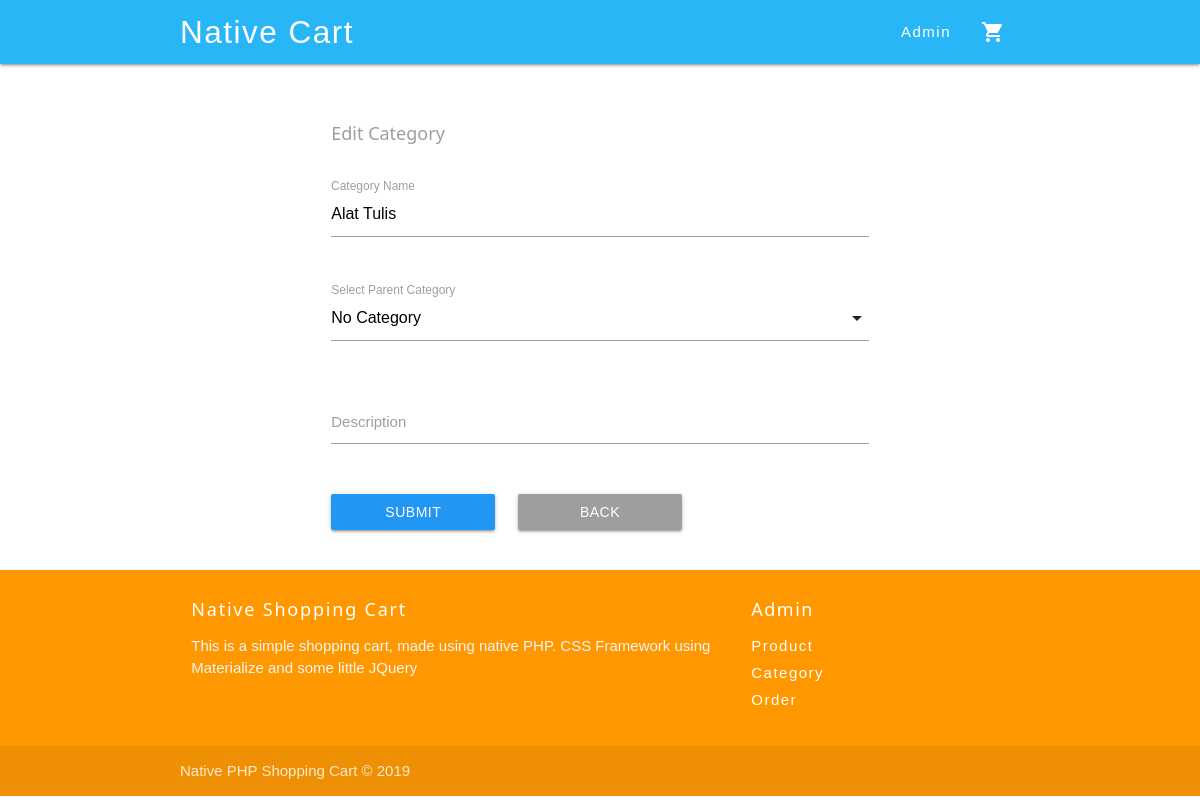
The app's page /admin/category-edit/1, older data.
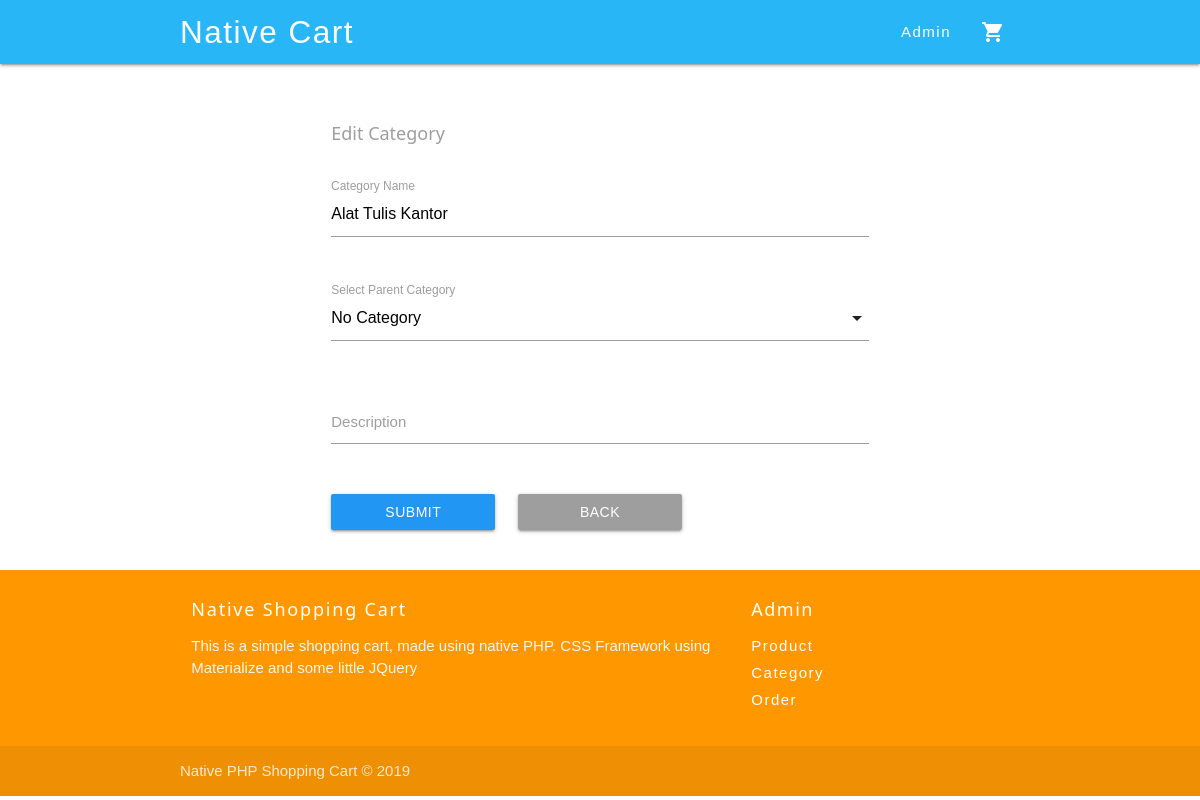
The same page, newer data.
### tables this page shows
CREATE TABLE IF NOT EXISTS `categories` (
  `id` int(10) unsigned NOT NULL AUTO_INCREMENT,
  `parent_id` int(10) unsigned NOT NULL DEFAULT '0',
  `slug` varchar(50) DEFAULT NULL,
  `name` varchar(250) DEFAULT NULL,
  `description` text,
  `created_at` timestamp NULL DEFAULT NULL,
  `updated_at` timestamp NULL DEFAULT NULL,
  PRIMARY KEY (`id`)
);

### system/function.php (called while the page is built, shortened)
<?php
function baseurl($suffix = null)
{
    global $_CONFIG;
    $baseurl = $_CONFIG['baseurl'];
    if ( substr($baseurl, -1) == '/' ) {
        $baseurl = substr($baseurl, 0, (strlen($baseurl) - 1) );
    }
    $suffix = preg_replace('/(\/+)/', '/', $suffix);
    if ($suffix) {
        return $baseurl.'/'.$suffix;
    } else {
        return $baseurl;
    }
}
function view($page, $data = [], $title = null, $layout = null)
{
    if ($layout) {
        if (strpos($layout, '.php') === false) $layout = $layout.'.php';
        $_VIEW['layout'] = 'view/layout/'.$layout;
    } else {
        $_VIEW['layout'] = 'view/layout/main.php';
    }
    include($_VIEW['layout']);
}
function filter($input)
{
    $input = trim($input);
    $input = stripslashes($input);
    $input = htmlspecialchars($input);
    return $input;
}
?>

### app/Admin.php (called while the page is built, shortened)
<?php
class Admin extends ControllerClass
{
    public function categoryEdit($id)
    {
        $id = filter($id);
        $category = $this->db->query("SELECT * FROM categories WHERE id = '$id'");
        $category = $category[0];
        $error = false;
        $data['parentCategories'] = [];
        $query = $this->db->query('SELECT * FROM categories');
        if ($query) $data['parentCategories'] = $query;
        $title = config('name').' - Edit '.$category['name'];
        $data['title'] = 'Edit Category';
        $data['category'] = $category;
        $data['submitUrl'] = baseurl('admin/category-edit/'.$id);
        $data['error'] = $error;
        view('admin/category-form', $data, $title);
    }
}
?>

### system/ClassDir/RouteClass.php (called while the page is built, shortened)
<?php
class RouteClass
{
    public function __construct($className, $methodName, $paramName)
    {
        $class = new $className();
        $methodName = toCamelCase($methodName);
        $class->$methodName($paramName);
    }
}
?>

### system/route.php (called while the page is built, shortened)
<?php
new RouteClass(Uri(0), Uri(1), Uri(2));
?>

### system/boot.php (called while the page is built)
<?php
include('system/ClassDir/DatabaseClass.php');
include('system/ClassDir/RouteClass.php');
include('system/ClassDir/ControllerClass.php');
include('system/function.php');
include('system/database.php');
include('system/route.php');
?>

### index.php (called while the page is built)
<?php
$_CONFIG = [
    'name' => 'Shop Cart',
    'baseurl' => 'http://localhost/shopping-cart/',
    'index' => 'shop',
    'database' => [
        'host'  => 'localhost',
        'user'  => 'root',
        'pass'  => '',
        'name'  => 'native_php_shopping_cart',
    ],
];
include 'system/boot.php';
?>

### system/ClassDir/DatabaseClass.php (called while the page is built, shortened)
<?php
class DatabaseClass
{
    public $connection;
    public function __construct($host, $username, $password, $database)
    {
        $connection = mysqli_connect($host, $username, $password, $database);
        $this->connection = $connection;
    }
    public function query($string, $returnMysqlObject = false)
    {
        $result = false;
        $query = $this->connection->query($string);
        if (strpos(strtoupper($string), 'SELECT') !== false) {
            $result = [];
            if ($query == true && $query->num_rows > 0) {
                $rows = [];
                while ($row = $query->fetch_assoc()) {
                    $rows[] = $row;
                }
                $result = $rows;
            }
        }
        return $result;
    }
}
?>

### system/ClassDir/ControllerClass.php (called while the page is built, shortened)
<?php
class ControllerClass
{
    public function __construct()
    {
        global $_CONFIG, $db, $route;
        $this->db = $db;
    }
}
?>

### system/database.php (called while the page is built)
<?php
$db = new DatabaseClass(
    $_CONFIG['database']['host'],
    $_CONFIG['database']['user'],
    $_CONFIG['database']['pass'],
    $_CONFIG['database']['name']
);
?>

### view/page/admin/category-form.php (the view, shortened to what this page needs)
<div class="container">
    <div class="row">
        <form class="col l8 s12 offset-l2" action="<?=$submitUrl?>" method="post">
            <h5 class="grey-text"><?=$title?></h5>
            <br>
            <div class="row">
                <div class="input-field col s12">
                    <input name="name" type="text" class="validate character-counter" id="name" value="<?=$category['name']?>" data-length="100" autocomplete="off" required>
                    <label for="name">Category Name</label>
                </div>
            </div>
            <div class="row">
                <div class="input-field col s12">
                    <label>Select Parent Category</label>
                </div>
            </div>
            <div class="row">
                <div class="input-field col s12">
                    <textarea name="description" class="materialize-textarea" data-length="250"><?=$category['description']?></textarea>
                    <label>Description</label>
                </div>
            </div>
            <div class="row">
                <div class="col l4 s6">
                    <button type="submit" class="blue waves-effect waves-light btn btn-block">Submit</button>
                </div>
                <div class="col l4 s6">
                    <a href="<?=baseurl('admin/category')?>" class="grey waves-effect waves-light btn btn-block">Back</a>
                </div>
            </div>
        </form>
    </div>
</div>

Row changes from the older to the newer data that the page shows:
changed categories: name "Alat Tulis" → "Alat Tulis Kantor"
